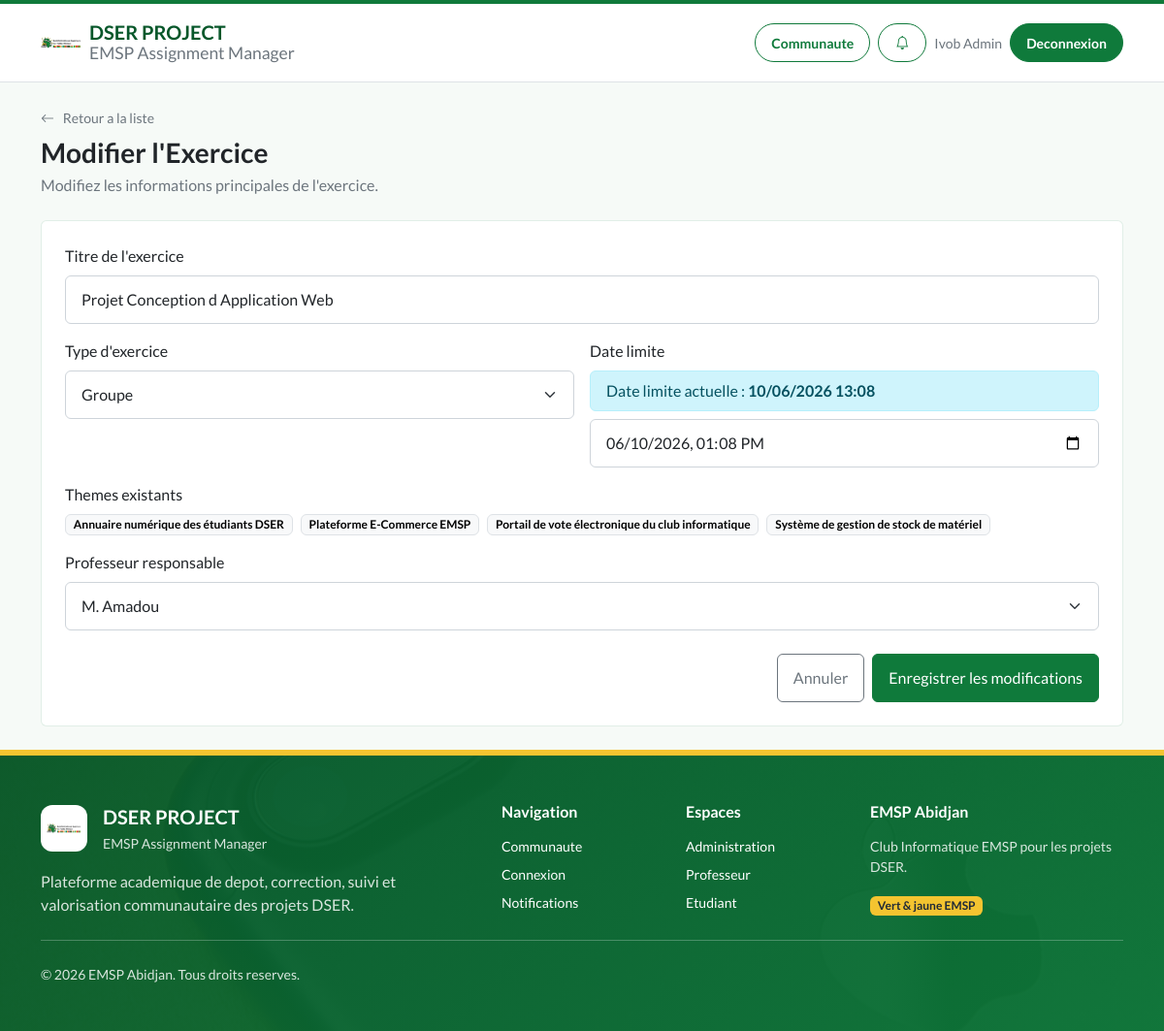
The page /student-hub-php/public/admin/exercises/edit?id=1 (signed in) on the database its author committed.
### tables this page shows
CREATE TABLE IF NOT EXISTS `exercices` (
  `id_exercice` INT AUTO_INCREMENT PRIMARY KEY,
  `titre` VARCHAR(100) NOT NULL,
  `type_exercice` ENUM('individuel', 'groupe') NOT NULL,
  `date_limite` DATETIME NOT NULL,
  `est_bloque` TINYINT(1) DEFAULT 0,
  `corrections_terminees` TINYINT(1) DEFAULT 0,
  `professeur_id` INT DEFAULT NULL,
  `archive` TINYINT(1) DEFAULT 0,
  FOREIGN KEY (`professeur_id`) REFERENCES `utilisateurs`(`id_user`) ON DELETE SET NULL
);

CREATE TABLE IF NOT EXISTS `themes` (
  `id_theme` INT AUTO_INCREMENT PRIMARY KEY,
  `id_exercice` INT NOT NULL,
  `nom_theme` VARCHAR(100) NOT NULL,
  FOREIGN KEY (`id_exercice`) REFERENCES `exercices` (`id_exercice`) ON DELETE CASCADE
);

CREATE TABLE IF NOT EXISTS `utilisateurs` (
  `id_user` INT AUTO_INCREMENT PRIMARY KEY,
  `nom` VARCHAR(50) NOT NULL,
  `prenom` VARCHAR(50) NOT NULL,
  `email` VARCHAR(100) UNIQUE NOT NULL,
  `mot_de_passe` VARCHAR(255) NOT NULL,
  `role` ENUM('etudiant', 'prof', 'admin') NOT NULL,
  `first_login` TINYINT(1) DEFAULT 1
);

### student-hub-php/app/Controllers/AdminController.php (called while the page is built, shortened)
<?php
final class AdminController extends Controller
{
    public function showEditExercise(): void
    {
        $id = (int) ($_GET['id'] ?? 0);
        $exercise = \App\Models\Exercise::findById($id);
        $this->render('admin/exercise_form', [
            'user' => Session::get('user'),
            'csrf_token' => Csrf::generateToken(),
            'exercise' => $exercise,
            'themes' => \App\Models\Exercise::getThemes($id),
            'professors' => User::findAllByRole('prof'),
            'success' => Session::getFlash('success'),
            'error' => Session::getFlash('error')
        ], 'Modifier l\'Exercice');
    }
}

### student-hub-php/public/index.php (called while the page is built, shortened)
<?php
if (file_exists(dirname(__DIR__) . '/config/config.php')) {
    $baseDir = dirname(__DIR__);
} else {
    $baseDir = __DIR__;
}
$requestMethod = $_SERVER['REQUEST_METHOD'];
$requestUri = parse_url($_SERVER['REQUEST_URI'], PHP_URL_PATH) ?: '/';
$scriptName = parse_url($_SERVER['SCRIPT_NAME'] ?? '', PHP_URL_PATH) ?: '/index.php';
$scriptBase = rtrim(dirname($scriptName), '/');
$baseLen = strlen($scriptBase);
if ($baseLen > 0 && strncmp($requestUri, $scriptBase, $baseLen) === 0) {
    $afterBase = substr($requestUri, $baseLen);
    $requestUri = ($afterBase === '' || $afterBase === false) ? '/' : $afterBase;
}
function url(string $path): string {
    static $base = null;
    if ($base === null) {
        $scriptName = parse_url($_SERVER['SCRIPT_NAME'] ?? '', PHP_URL_PATH) ?: '/index.php';
        $base = rtrim(dirname($scriptName), '/');
        $requestUri = parse_url($_SERVER['REQUEST_URI'] ?? '', PHP_URL_PATH) ?: '/';
    }
    return $base . '/' . ltrim($path, '/');
}
try {
    $router = new Router();
    $router->dispatch($requestMethod, $requestUri);
} catch (\Throwable $e) {
    $logDir = $baseDir . '/storage/logs';
    if (!is_dir($logDir)) {
        mkdir($logDir, 0777, true);
    }
    error_log('[' . date('Y-m-d H:i:s') . '] ERROR: ' . $e->getMessage() . "\n" . $e->getTraceAsString(), 3, $logDir . '/error.log');
    http_response_code(500);
    ?>
    <!DOCTYPE html>
    <html lang="fr">
    <head>
        <meta charset="UTF-8">
        <title>Erreur Serveur</title>
        <style>
            body { font-family: 'Segoe UI', Tahoma, Geneva, Verdana, sans-serif; background: #f8fafc; color: #1e293b; padding: 40px; text-align: center; }
            .container { max-width: 600px; margin: 0 auto; background: white; padding: 40px; border-radius: 12px; box-shadow: 0 4px 6px -1px rgb(0 0 0 / 0.1); border: 1px solid #e2e8f0; }
            h1 { color: #dc2626; font-size: 24px; margin-bottom: 16px; }
            p { color: #64748b; line-height: 1.6; margin-bottom: 24px; }
            a { display: inline-block; background: #2563eb; color: white; padding: 10px 20px; border-radius: 6px; text-decoration: none; font-weight: 500; }
            a:hover { background: #1d4ed8; }
        </style>
    </head>
    <body>
        <div class="container">
            <h1>Une erreur technique est survenue</h1>
            <p>Désolé, l'application a rencontré un problème inattendu. L'administrateur a été notifié.</p>
            <p style="font-size: 13px; font-family: monospace; background: #f1f5f9; padding: 10px; border-radius: 6px; text-align: left; overflow: auto;">
                <strong>Message :</strong> Une erreur technique est survenue. L'administrateur a été notifié.
            </p>
            <a href="<?php echo htmlspecialchars(url(''), ENT_QUOTES, 'UTF-8'); ?>">Retour à l'accueil</a>
        </div>
    </body>
    </html>
    <?php
}

### student-hub-php/app/Models/Exercise.php (called while the page is built, shortened)
<?php
final class Exercise
{
    public static function findById(int $id): ?array
    {
        $db = Database::pdo();
        $stmt = $db->prepare('SELECT * FROM exercices WHERE id_exercice = ? LIMIT 1');
        $stmt->execute([$id]);
        $row = $stmt->fetch();
        return $row ?: null;
    }
    public static function getThemes(int $exerciceId): array
    {
        $db = Database::pdo();
        $stmt = $db->prepare('SELECT * FROM themes WHERE id_exercice = ? ORDER BY nom_theme ASC');
        $stmt->execute([$exerciceId]);
        return $stmt->fetchAll();
    }
}

### student-hub-php/app/Models/User.php (called while the page is built, shortened)
<?php
final class User
{
    public static function findAllByRole(string $role, ?string $search = null, ?int $page = null, ?int $perPage = 25): array
    {
        $db = Database::pdo();
        $params = [];
        $sql = 'SELECT id_user, nom, prenom, email FROM utilisateurs WHERE role = ?';
        $params[] = $role;
        $sql .= ' ORDER BY nom ASC';
        $stmt = $db->prepare($sql);
        $stmt->execute($params);
        return $stmt->fetchAll();
    }
}

### student-hub-php/app/Views/admin/exercise_form.php (the view, shortened to what this page needs)
<div class="d-flex flex-column flex-lg-row justify-content-between align-items-lg-center gap-3 mb-4">
    <div>
        <a href="<?php echo htmlspecialchars(url('admin/exercises'), ENT_QUOTES, 'UTF-8'); ?>" class="link-secondary text-decoration-none small">
            <i class="bi bi-arrow-left me-1"></i> Retour a la liste
        </a>
        <h1 class="fs-3 mb-1 mt-2"><?php echo htmlspecialchars($title ?? 'Formulaire exercice', ENT_QUOTES, 'UTF-8'); ?></h1>
        <p class="text-secondary mb-0">Modifiez les informations principales de l'exercice.</p>
    </div>
</div>
<div class="card">
    <div class="card-body p-4">
        <form action="<?php echo htmlspecialchars(url($exercise ? 'admin/exercises/edit' : 'admin/exercise/create'), ENT_QUOTES, 'UTF-8'); ?>" method="POST">
            <div class="mb-3">
                <label for="titre" class="form-label">Titre de l'exercice</label>
                <input type="text" id="titre" name="titre" class="form-control" required value="<?php echo htmlspecialchars($exercise['titre'] ?? '', ENT_QUOTES, 'UTF-8'); ?>">
            </div>
            <div class="row g-3">
                <div class="col-md-6">
                    <label for="type_exercice" class="form-label">Type d'exercice</label>
                    <select id="type_exercice" name="type_exercice" class="form-select">
                        <option value="groupe" <?php echo (isset($exercise['type_exercice']) && $exercise['type_exercice'] === 'groupe') ? 'selected' : ''; ?>>Groupe</option>
                    </select>
                </div>
                <div class="col-md-6">
                    <label for="date_limite" class="form-label">Date limite</label>
                    <?php if ($exercise && !empty($exercise['date_limite'])): ?>
                        <div class="alert alert-info py-2 px-3 mb-2">Date limite actuelle : <strong><?php echo date('d/m/Y H:i', strtotime($exercise['date_limite'])); ?></strong></div>
                    <?php endif; ?>
                    <?php
                        $now = new \DateTime('now', new \DateTimeZone('Europe/Paris'));
                        $minDatetime = $now->format('Y-m-d\TH:i');
                        $defaultValue = isset($exercise['date_limite']) ? date('Y-m-d\TH:i', strtotime($exercise['date_limite'])) : $minDatetime;
                    ?>
                    <input type="datetime-local" id="date_limite" name="date_limite" class="form-control" required value="<?php echo htmlspecialchars($defaultValue, ENT_QUOTES, 'UTF-8'); ?>" min="<?php echo htmlspecialchars($minDatetime, ENT_QUOTES, 'UTF-8'); ?>">
                </div>
            </div>
            <?php if ($exercise && !empty($themes)): ?>
                <div class="mt-3">
                    <label class="form-label">Themes existants</label>
                    <div class="d-flex flex-wrap gap-2">
                        <?php foreach ($themes as $theme): ?>
                            <span class="badge text-bg-light border"><?php echo htmlspecialchars($theme['nom_theme'], ENT_QUOTES, 'UTF-8'); ?></span>
                        <?php endforeach; ?>
                    </div>
                </div>
            <?php endif; ?>
            <div class="mt-3">
                <label for="professeur_id" class="form-label">Professeur responsable</label>
                <select id="professeur_id" name="professeur_id" class="form-select">
                    <?php foreach (($professors ?? []) as $prof): ?>
                        <option value="<?php echo (int) $prof['id_user']; ?>" <?php echo (isset($exercise['professeur_id']) && (int) $exercise['professeur_id'] === (int) $prof['id_user']) ? 'selected' : ''; ?>>
                            <?php echo htmlspecialchars($prof['prenom'] . ' ' . $prof['nom'], ENT_QUOTES, 'UTF-8'); ?>
                        </option>
                    <?php endforeach; ?>
                </select>
            </div>
            <div class="d-flex gap-2 justify-content-end mt-4">
                <a href="<?php echo htmlspecialchars(url('admin/exercises'), ENT_QUOTES, 'UTF-8'); ?>" class="btn btn-outline-secondary">Annuler</a>
                <button type="submit" class="btn btn-primary">
                    <?php echo $exercise ? 'Enregistrer les modifications' : 'Creer l\'exercice'; ?>
                </button>
            </div>
        </form>
    </div>
</div>

### student-hub-php/public/template/dashboard/dashboard.css (style rules this page uses)
.bi { display: inline-block; width: 1rem; height: 1rem; }

### rows shown on the page
exercices: titre "Projet Conception d Application Web", type_exercice "Groupe", date_limite "10/06/2026 13:08", date_limite "06/10/2026 13:08", professeur_id "M. Amadou"
themes: nom_theme "Annuaire numérique des étudiants DSER"
themes: nom_theme "Plateforme E-Commerce EMSP"
themes: nom_theme "Portail de vote électronique du club informatique"
themes: nom_theme "Système de gestion de stock de matériel"

### other values the page prints
$currentUser['prenom'] . ' ' . $currentUser['nom'] "Ivob Admin"
$title "Modifier l'Exercice"
